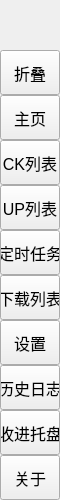
        <widget class="QFrame" name="leftMenuBg">
         <property name="minimumSize">
          <size>
           <width>60</width>
           <height>0</height>
          </size>
         </property>
         <property name="maximumSize">
          <size>
           <width>60</width>
           <height>16777215</height>
          </size>
         </property>
         <property name="frameShape">
          <enum>QFrame::Shape::NoFrame</enum>
         </property>
         <property name="frameShadow">
          <enum>QFrame::Shadow::Raised</enum>
         </property>
         <layout class="QVBoxLayout" name="verticalLayout_3">
          <property name="spacing">
           <number>0</number>
          </property>
          <property name="leftMargin">
           <number>0</number>
          </property>
          <property name="topMargin">
           <number>0</number>
          </property>
          <property name="rightMargin">
           <number>0</number>
          </property>
          <property name="bottomMargin">
           <number>0</number>
          </property>
          <item>
           <widget class="QFrame" name="topLogoInfo">
            <property name="minimumSize">
             <size>
              <width>0</width>
              <height>50</height>
             </size>
            </property>
            <property name="maximumSize">
             <size>
              <width>16777215</width>
              <height>50</height>
             </size>
            </property>
            <property name="frameShape">
             <enum>QFrame::Shape::NoFrame</enum>
            </property>
            <property name="frameShadow">
             <enum>QFrame::Shadow::Raised</enum>
            </property>
            <widget class="QFrame" name="topLogo">
             <property name="geometry">
              <rect>
               <x>10</x>
               <y>5</y>
               <width>42</width>
               <height>42</height>
              </rect>
             </property>
             <property name="minimumSize">
              <size>
               <width>42</width>
               <height>42</height>
              </size>
             </property>
             <property name="maximumSize">
              <size>
               <width>42</width>
               <height>42</height>
              </size>
             </property>
             <property name="frameShape">
              <enum>QFrame::Shape::NoFrame</enum>
             </property>
             <property name="frameShadow">
              <enum>QFrame::Shadow::Raised</enum>
             </property>
            </widget>
            <widget class="QLabel" name="titleLeftApp">
             <property name="geometry">
              <rect>
               <x>70</x>
               <y>8</y>
               <width>160</width>
               <height>20</height>
              </rect>
             </property>
             <property name="font">
              <font>
               <family>Segoe UI Semibold</family>
               <pointsize>12</pointsize>
               <italic>false</italic>
               <fontweight></fontweight>
              </font>
             </property>
             <property name="text">
              <string>哔哩哨兵</string>
             </property>
             <property name="alignment">
              <set>Qt::AlignmentFlag::AlignLeading|Qt::AlignmentFlag::AlignLeft|Qt::AlignmentFlag::AlignTop</set>
             </property>
            </widget>
            <widget class="QLabel" name="titleLeftDescription">
             <property name="geometry">
              <rect>
               <x>70</x>
               <y>27</y>
               <width>160</width>
               <height>16</height>
              </rect>
             </property>
             <property name="maximumSize">
              <size>
               <width>16777215</width>
               <height>16</height>
              </size>
             </property>
             <property name="font">
              <font>
               <family>Segoe UI</family>
               <pointsize>8</pointsize>
               <italic>false</italic>
               <bold>false</bold>
              </font>
             </property>
             <property name="text">
              <string>github.com/imoki</string>
             </property>
             <property name="alignment">
              <set>Qt::AlignmentFlag::AlignLeading|Qt::AlignmentFlag::AlignLeft|Qt::AlignmentFlag::AlignTop</set>
             </property>
            </widget>
           </widget>
          </item>
          <item>
           <widget class="QFrame" name="leftMenuFrame">
            <property name="minimumSize">
             <size>
              <width>0</width>
              <height>0</height>
             </size>
            </property>
            <property name="frameShape">
             <enum>QFrame::Shape::NoFrame</enum>
            </property>
            <property name="frameShadow">
             <enum>QFrame::Shadow::Raised</enum>
            </property>
            <layout class="QVBoxLayout" name="verticalMenuLayout">
             <property name="spacing">
              <number>0</number>
             </property>
             <property name="leftMargin">
              <number>0</number>
             </property>
             <property name="topMargin">
              <number>0</number>
             </property>
             <property name="rightMargin">
              <number>0</number>
             </property>
             <property name="bottomMargin">
              <number>0</number>
             </property>
             <item>
              <widget class="QFrame" name="toggleBox">
               <property name="maximumSize">
                <size>
                 <width>16777215</width>
                 <height>45</height>
                </size>
               </property>
               <property name="frameShape">
                <enum>QFrame::Shape::NoFrame</enum>
               </property>
               <property name="frameShadow">
                <enum>QFrame::Shadow::Raised</enum>
               </property>
               <layout class="QVBoxLayout" name="verticalLayout_4">
                <property name="spacing">
                 <number>0</number>
                </property>
                <property name="leftMargin">
                 <number>0</number>
                </property>
                <property name="topMargin">
                 <number>0</number>
                </property>
                <property name="rightMargin">
                 <number>0</number>
                </property>
                <property name="bottomMargin">
                 <number>0</number>
                </property>
                <item>
                 <widget class="QPushButton" name="toggleButton">
                  <property name="sizePolicy">
                   <sizepolicy hsizetype="Expanding" vsizetype="Fixed">
                    <horstretch>0</horstretch>
                    <verstretch>0</verstretch>
                   </sizepolicy>
                  </property>
                  <property name="minimumSize">
                   <size>
                    <width>0</width>
                    <height>45</height>
                   </size>
                  </property>
                  <property name="font">
                   <font>
                    <family>Segoe UI</family>
                    <pointsize>12</pointsize>
                    <italic>false</italic>
                    <bold>false</bold>
                   </font>
                  </property>
                  <property name="cursor">
                   <cursorShape>PointingHandCursor</cursorShape>
                  </property>
                  <property name="toolTip">
                   <string/>
                  </property>
                  <property name="layoutDirection">
                   <enum>Qt::LayoutDirection::LeftToRight</enum>
                  </property>
                  <property name="styleSheet">
                   <string notr="true">background-image: url(:/icons/images/icons/icon_menu.png);</string>
                  </property>
                  <property name="text">
                   <string>折叠</string>
                  </property>
                 </widget>
                </item>
               </layout>
              </widget>
             </item>
             <item alignment="Qt::AlignmentFlag::AlignTop">
              <widget class="QFrame" name="topMenu">
               <property name="frameShape">
                <enum>QFrame::Shape::NoFrame</enum>
               </property>
               <property name="frameShadow">
                <enum>QFrame::Shadow::Raised</enum>
               </property>
               <layout class="QVBoxLayout" name="verticalLayout_8">
                <property name="spacing">
                 <number>0</number>
                </property>
                <property name="leftMargin">
                 <number>0</number>
                </property>
                <property name="topMargin">
                 <number>0</number>
                </property>
                <property name="rightMargin">
                 <number>0</number>
                </property>
                <property name="bottomMargin">
                 <number>0</number>
                </property>
                <item>
                 <widget class="QPushButton" name="btn_home">
                  <property name="sizePolicy">
                   <sizepolicy hsizetype="Expanding" vsizetype="Fixed">
                    <horstretch>0</horstretch>
                    <verstretch>0</verstretch>
                   </sizepolicy>
                  </property>
                  <property name="minimumSize">
                   <size>
                    <width>0</width>
                    <height>45</height>
                   </size>
                  </property>
                  <property name="font">
                   <font>
                    <family>Segoe UI</family>
                    <pointsize>12</pointsize>
                    <italic>false</italic>
                    <bold>false</bold>
                   </font>
                  </property>
                  <property name="cursor">
                   <cursorShape>PointingHandCursor</cursorShape>
                  </property>
                  <property name="toolTip">
                   <string>      主页</string>
                  </property>
                  <property name="layoutDirection">
                   <enum>Qt::LayoutDirection::LeftToRight</enum>
                  </property>
                  <property name="styleSheet">
                   <string notr="true">background-image: url(:/icons/images/icons/cil-home.png);</string>
                  </property>
                  <property name="text">
                   <string>主页</string>
                  </property>
                 </widget>
                </item>
                <item>
                 <widget class="QPushButton" name="btn_cookie">
                  <property name="sizePolicy">
                   <sizepolicy hsizetype="Expanding" vsizetype="Fixed">
                    <horstretch>0</horstretch>
                    <verstretch>0</verstretch>
                   </sizepolicy>
                  </property>
                  <property name="minimumSize">
                   <size>
                    <width>0</width>
                    <height>45</height>
                   </size>
                  </property>
                  <property name="font">
                   <font>
                    <family>Segoe UI</family>
                    <pointsize>12</pointsize>
                    <italic>false</italic>
                    <bold>false</bold>
                   </font>
                  </property>
                  <property name="cursor">
                   <cursorShape>PointingHandCursor</cursorShape>
                  </property>
                  <property name="toolTip">
                   <string>      cookie</string>
                  </property>
                  <property name="layoutDirection">
                   <enum>Qt::LayoutDirection::LeftToRight</enum>
                  </property>
                  <property name="styleSheet">
                   <string notr="true">background-image: url(:/icons/images/icons/cil-people.png);</string>
                  </property>
                  <property name="text">
                   <string>CK列表</string>
                  </property>
                 </widget>
                </item>
                <item>
                 <widget class="QPushButton" name="btn_list">
                  <property name="sizePolicy">
                   <sizepolicy hsizetype="Expanding" vsizetype="Fixed">
                    <horstretch>0</horstretch>
                    <verstretch>0</verstretch>
                   </sizepolicy>
                  </property>
                  <property name="minimumSize">
                   <size>
                    <width>0</width>
                    <height>45</height>
                   </size>
                  </property>
                  <property name="font">
                   <font>
                    <family>Segoe UI</family>
                    <pointsize>12</pointsize>
                    <italic>false</italic>
                    <bold>false</bold>
                   </font>
                  </property>
                  <property name="cursor">
                   <cursorShape>PointingHandCursor</cursorShape>
                  </property>
                  <property name="toolTip">
                   <string>      UP列表</string>
                  </property>
                  <property name="layoutDirection">
                   <enum>Qt::LayoutDirection::LeftToRight</enum>
                  </property>
                  <property name="styleSheet">
                   <string notr="true">background-image: url(:/icons/images/icons/cil-view-quilt.png);</string>
                  </property>
                  <property name="text">
                   <string>UP列表</string>
                  </property>
                 </widget>
                </item>
                <item>
                 <widget class="QPushButton" name="btn_cron">
                  <property name="sizePolicy">
                   <sizepolicy hsizetype="Expanding" vsizetype="Fixed">
                    <horstretch>0</horstretch>
                    <verstretch>0</verstretch>
                   </sizepolicy>
                  </property>
                  <property name="minimumSize">
                   <size>
                    <width>0</width>
                    <height>45</height>
                   </size>
                  </property>
                  <property name="font">
                   <font>
                    <family>Segoe UI</family>
                    <pointsize>12</pointsize>
                    <italic>false</italic>
                    <bold>false</bold>
                   </font>
                  </property>
                  <property name="cursor">
                   <cursorShape>PointingHandCursor</cursorShape>
                  </property>
                  <property name="toolTip">
                   <string>      定时任务</string>
                  </property>
                  <property name="layoutDirection">
                   <enum>Qt::LayoutDirection::LeftToRight</enum>
                  </property>
                  <property name="styleSheet">
                   <string notr="true">background-image: url(:/icons/images/icons/cil-gamepad.png);</string>
                  </property>
                  <property name="text">
                   <string>定时任务</string>
                  </property>
                 </widget>
                </item>
                <item>
                 <widget class="QPushButton" name="btn_download">
                  <property name="sizePolicy">
                   <sizepolicy hsizetype="Expanding" vsizetype="Fixed">
                    <horstretch>0</horstretch>
                    <verstretch>0</verstretch>
                   </sizepolicy>
                  </property>
                  <property name="minimumSize">
                   <size>
                    <width>0</width>
                    <height>45</height>
                   </size>
                  </property>
                  <property name="font">
                   <font>
                    <family>Segoe UI</family>
                    <pointsize>12</pointsize>
                    <italic>false</italic>
                    <bold>false</bold>
                   </font>
                  </property>
                  <property name="cursor">
                   <cursorShape>PointingHandCursor</cursorShape>
                  </property>
                  <property name="toolTip">
                   <string>      下载列表</string>
                  </property>
                  <property name="layoutDirection">
                   <enum>Qt::LayoutDirection::LeftToRight</enum>
                  </property>
                  <property name="styleSheet">
                   <string notr="true">background-image: url(:/icons/images/icons/cil-cloud-download.png);</string>
                  </property>
                  <property name="text">
                   <string>下载列表</string>
                  </property>
                 </widget>
                </item>
                <item>
                 <widget class="QPushButton" name="btn_setting">
                  <property name="sizePolicy">
                   <sizepolicy hsizetype="Expanding" vsizetype="Fixed">
                    <horstretch>0</horstretch>
                    <verstretch>0</verstretch>
                   </sizepolicy>
                  </property>
                  <property name="minimumSize">
                   <size>
                    <width>0</width>
                    <height>45</height>
                   </size>
                  </property>
                  <property name="font">
                   <font>
                    <family>Segoe UI</family>
                    <pointsize>12</pointsize>
                    <italic>false</italic>
                    <bold>false</bold>
                   </font>
                  </property>
                  <property name="cursor">
                   <cursorShape>PointingHandCursor</cursorShape>
                  </property>
                  <property name="toolTip">
                   <string>      设置</string>
                  </property>
                  <property name="layoutDirection">
                   <enum>Qt::LayoutDirection::LeftToRight</enum>
                  </property>
                  <property name="styleSheet">
                   <string notr="true">background-image: url(:/icons/images/icons/cil-settings.png);</string>
                  </property>
                  <property name="text">
                   <string>设置</string>
                  </property>
                 </widget>
                </item>
                <item>
                 <widget class="QPushButton" name="btn_history">
                  <property name="sizePolicy">
                   <sizepolicy hsizetype="Expanding" vsizetype="Fixed">
                    <horstretch>0</horstretch>
                    <verstretch>0</verstretch>
                   </sizepolicy>
                  </property>
                  <property name="minimumSize">
                   <size>
                    <width>0</width>
                    <height>45</height>
                   </size>
                  </property>
                  <property name="font">
                   <font>
                    <family>Segoe UI</family>
                    <pointsize>12</pointsize>
                    <italic>false</italic>
                    <bold>false</bold>
                   </font>
                  </property>
                  <property name="cursor">
                   <cursorShape>PointingHandCursor</cursorShape>
                  </property>
                  <property name="toolTip">
                   <string>      历史日志</string>
                  </property>
                  <property name="layoutDirection">
                   <enum>Qt::LayoutDirection::LeftToRight</enum>
                  </property>
                  <property name="styleSheet">
                   <string notr="true">background-image: url(:/icons/images/icons/cil-history.png);</string>
                  </property>
                  <property name="text">
                   <string>历史日志</string>
                  </property>
                 </widget>
                </item>
                <item>
                 <widget class="QPushButton" name="btn_minimize_tray">
                  <property name="sizePolicy">
                   <sizepolicy hsizetype="Expanding" vsizetype="Fixed">
                    <horstretch>0</horstretch>
                    <verstretch>0</verstretch>
                   </sizepolicy>
                  </property>
                  <property name="minimumSize">
                   <size>
                    <width>0</width>
                    <height>45</height>
                   </size>
                  </property>
                  <property name="font">
                   <font>
                    <family>Segoe UI</family>
                    <pointsize>12</pointsize>
                    <italic>false</italic>
                    <bold>false</bold>
                   </font>
                  </property>
                  <property name="cursor">
                   <cursorShape>PointingHandCursor</cursorShape>
                  </property>
                  <property name="toolTip">
                   <string>      最小化到系统托盘</string>
                  </property>
                  <property name="layoutDirection">
                   <enum>Qt::LayoutDirection::LeftToRight</enum>
                  </property>
                  <property name="styleSheet">
                   <string notr="true">background-image: url(:/icons/images/icons/cil-coffee.png);</string>
                  </property>
                  <property name="text">
                   <string>收进托盘</string>
                  </property>
                 </widget>
                </item>
               </layout>
              </widget>
             </item>
             <item alignment="Qt::AlignmentFlag::AlignBottom">
              <widget class="QFrame" name="bottomMenu">
               <property name="frameShape">
                <enum>QFrame::Shape::NoFrame</enum>
               </property>
               <property name="frameShadow">
                <enum>QFrame::Shadow::Raised</enum>
               </property>
               <layout class="QVBoxLayout" name="verticalLayout_9">
                <property name="spacing">
                 <number>0</number>
                </property>
                <property name="leftMargin">
                 <number>0</number>
                </property>
                <property name="topMargin">
                 <number>0</number>
                </property>
                <property name="rightMargin">
                 <number>0</number>
                </property>
                <property name="bottomMargin">
                 <number>0</number>
                </property>
                <item>
                 <widget class="QPushButton" name="toggleLeftBox">
                  <property name="sizePolicy">
                   <sizepolicy hsizetype="Expanding" vsizetype="Fixed">
                    <horstretch>0</horstretch>
                    <verstretch>0</verstretch>
                   </sizepolicy>
                  </property>
                  <property name="minimumSize">
                   <size>
                    <width>0</width>
                    <height>45</height>
                   </size>
                  </property>
                  <property name="font">
                   <font>
                    <family>Segoe UI</family>
                    <pointsize>12</pointsize>
                    <italic>false</italic>
                    <bold>false</bold>
                   </font>
                  </property>
                  <property name="cursor">
                   <cursorShape>PointingHandCursor</cursorShape>
                  </property>
                  <property name="toolTip">
                   <string>      关于</string>
                  </property>
                  <property name="layoutDirection">
                   <enum>Qt::LayoutDirection::LeftToRight</enum>
                  </property>
                  <property name="styleSheet">
                   <string notr="true">background-image: url(:/icons/images/icons/cil-heart.png);</string>
                  </property>
                  <property name="text">
                   <string>关于</string>
                  </property>
                 </widget>
                </item>
               </layout>
              </widget>
             </item>
            </layout>
           </widget>
          </item>
         </layout>
        </widget>
